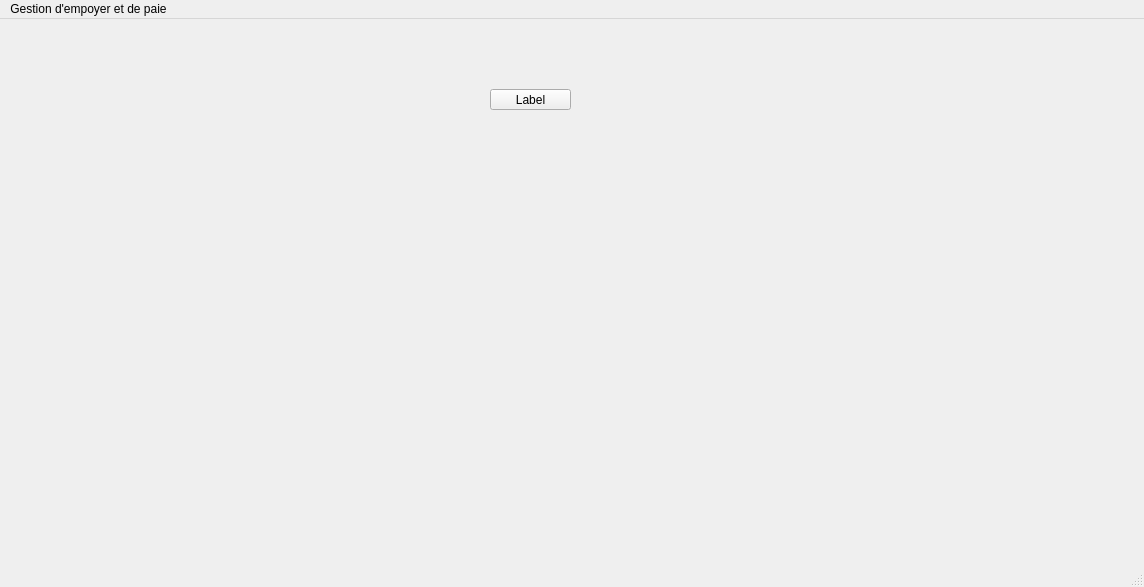
<?xml version="1.0" encoding="UTF-8"?>
<ui version="4.0">
 <class>MainWindow</class>
 <widget class="QMainWindow" name="MainWindow">
  <property name="geometry">
   <rect>
    <x>0</x>
    <y>0</y>
    <width>1144</width>
    <height>587</height>
   </rect>
  </property>
  <property name="cursor">
   <cursorShape>PointingHandCursor</cursorShape>
  </property>
  <property name="windowTitle">
   <string>MainWindow</string>
  </property>
  <widget class="QWidget" name="centralwidget">
   <widget class="QPushButton" name="pushButton">
    <property name="geometry">
     <rect>
      <x>490</x>
      <y>70</y>
      <width>81</width>
      <height>21</height>
     </rect>
    </property>
    <property name="cursor">
     <cursorShape>PointingHandCursor</cursorShape>
    </property>
    <property name="toolTip">
     <string>&lt;html&gt;&lt;head/&gt;&lt;body&gt;&lt;p&gt;&lt;br/&gt;&lt;/p&gt;&lt;/body&gt;&lt;/html&gt;</string>
    </property>
    <property name="text">
     <string>Label</string>
    </property>
   </widget>
  </widget>
  <widget class="QMenuBar" name="menubar">
   <property name="geometry">
    <rect>
     <x>0</x>
     <y>0</y>
     <width>1144</width>
     <height>21</height>
    </rect>
   </property>
   <widget class="QMenu" name="menuGestion_d_empoyer_et_de_paie">
    <property name="title">
     <string>Gestion d'empoyer et de paie</string>
    </property>
    <addaction name="separator"/>
   </widget>
   <addaction name="menuGestion_d_empoyer_et_de_paie"/>
  </widget>
  <widget class="QStatusBar" name="statusbar"/>
 </widget>
 <resources/>
 <connections/>
</ui>
